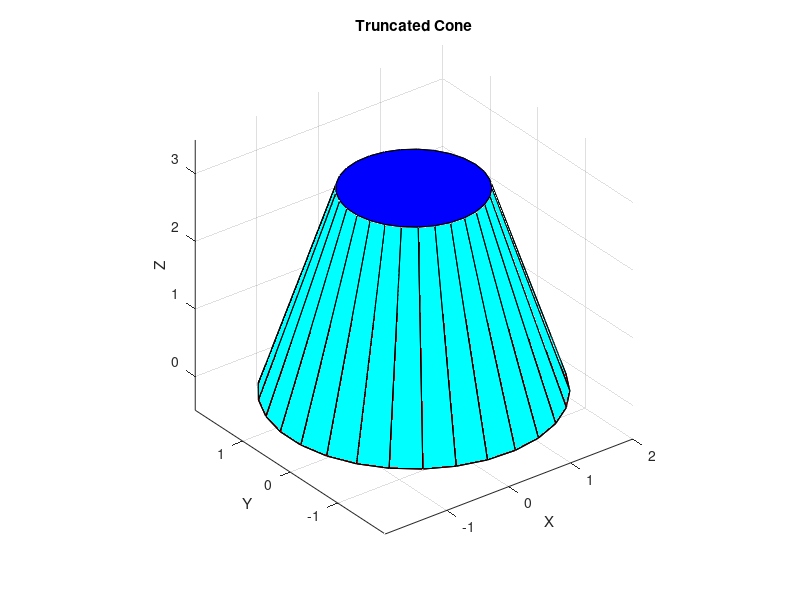
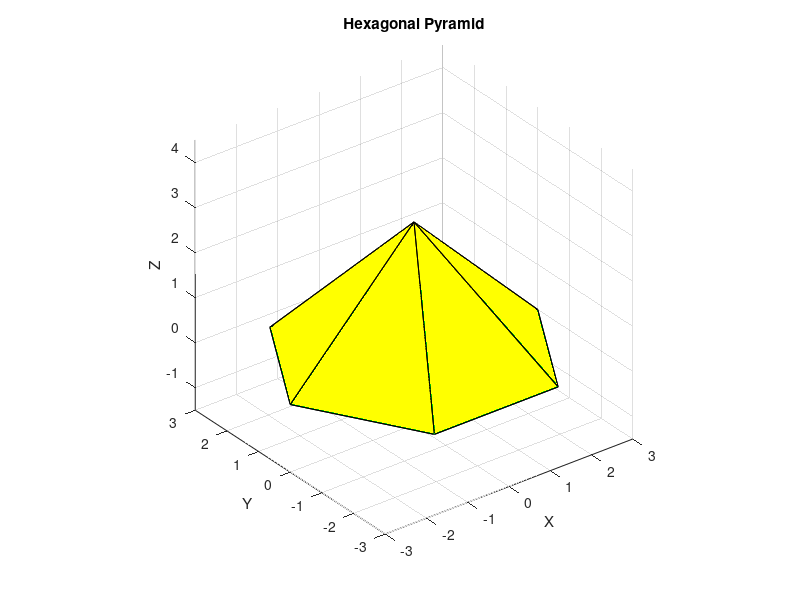

These figures' MATLAB source, in order:
% ----------------
% ----- EX 9 -----
% ----------------

% --------- Truncated Cone ---------
figure;
hold on;
rc1 = 2; % Bottom radius
rc2 = 1; % Top radius
h = 3;   % Height
th = linspace(0, 2*pi, 30); % Theta angles

% Bottom circle
x1 = rc1 * cos(th);
y1 = rc1 * sin(th);
z1 = zeros(size(th));

% Top circle
x2 = rc2 * cos(th);
y2 = rc2 * sin(th);
z2 = h * ones(size(th));

% Mesh grid for lateral surface
[X, Y, Z] = meshgrid(linspace(-rc1, rc1, 30), linspace(-rc1, rc1, 30), linspace(0, h, 30));

% Plot bottom and top circles
fill3(x1, y1, z1, 'r'); % Bottom base
fill3(x2, y2, z2, 'b'); % Top base

% Connect lateral surface
for i = 1:length(th)-1
    fill3([x1(i), x2(i), x2(i+1), x1(i+1)], ...
          [y1(i), y2(i), y2(i+1), y1(i+1)], ...
          [z1(i), z2(i), z2(i+1), z1(i+1)], 'c');
end

xlabel('X'); ylabel('Y'); zlabel('Z');
title('Truncated Cone');
axis equal;
grid on;
hold off;

% --------- Hexagonal Pyramid ---------
figure;
hold on;
rp = 3; % Hexagon inscribed circle radius

% Compute hexagon vertices
hex_theta = linspace(0, 2*pi, 7); % 6 sides + closing point
hex_x = rp * cos(hex_theta);
hex_y = rp * sin(hex_theta);
hex_z = zeros(size(hex_x));

% Peak of the pyramid
px = 0; py = 0; pz = h;

% Draw hexagonal base
fill3(hex_x, hex_y, hex_z, 'g');

% Draw triangular faces
for i = 1:length(hex_theta)-1
    fill3([hex_x(i), hex_x(i+1), px], ...
          [hex_y(i), hex_y(i+1), py], ...
          [hex_z(i), hex_z(i+1), pz], 'y');
end

xlabel('X'); ylabel('Y'); zlabel('Z');
title('Hexagonal Pyramid');
axis equal;
grid on;
hold off;
